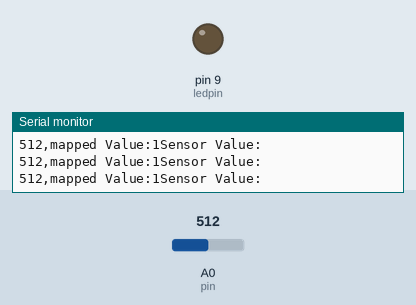
Bench run of a sketch on a simulated Arduino Uno, built with avr-gcc and run on an emulated ATmega328P. Parts: output pins drawn as LEDs (lit = HIGH), the last lines printed to the serial monitor. The inputs (shaded band) are chosen by the test bench; at power-on: A0 (pin) = 512.

Above: at 1.2 s.
1.3 s: A0 (pin) set to 1007
4.3 s: A0 (pin) set to 1023
At 5.0 s:
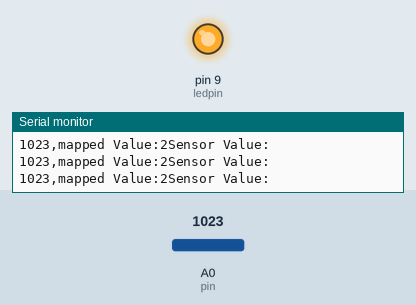
5.8 s: A0 (pin) set to 900
At 6.5 s:
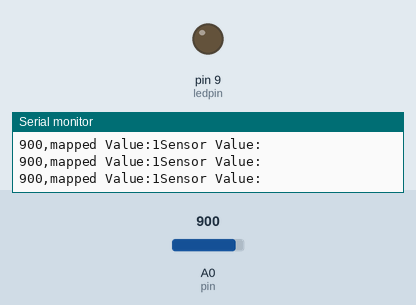
Timing chart, 0 to 8.8 s (numbered marks = the images above; inputs shaded):
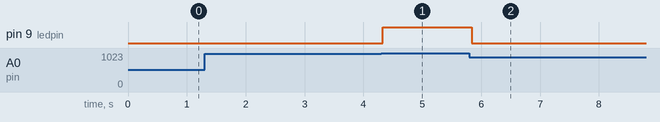

The sketch:

Photoresistor_Check_Light_Intensity.ino
```cpp
void setup() {
  // put your setup code here, to run once:
  Serial.begin(9600);
  pinMode(9, OUTPUT);
}

void loop() {
  // put your main code here, to run repeatedly:
  int pin = A0;
  int ledpin = 9;
  int value = analogRead(pin);
  Serial.println("Sensor Value:");
  Serial.print(value);
  Serial.print(",");
  int output = map(value,0,1023,0,2);
  Serial.print("mapped Value:");
  Serial.print(output);
  if (output > 1){
    digitalWrite(ledpin, HIGH);
  }
  else if (output <= 1) {
    digitalWrite(ledpin, LOW);
  }
  delay(100);
 }
```

Measured:
- the behaviour switches between 1022 and 1023 on A0 (pin) (found by bisection; images 0 and 1)
- after the input at 4.3 s, pin 9 (ledpin): LOW → HIGH at once
- after the input at 5.8 s, pin 9 (ledpin): HIGH → LOW at once
